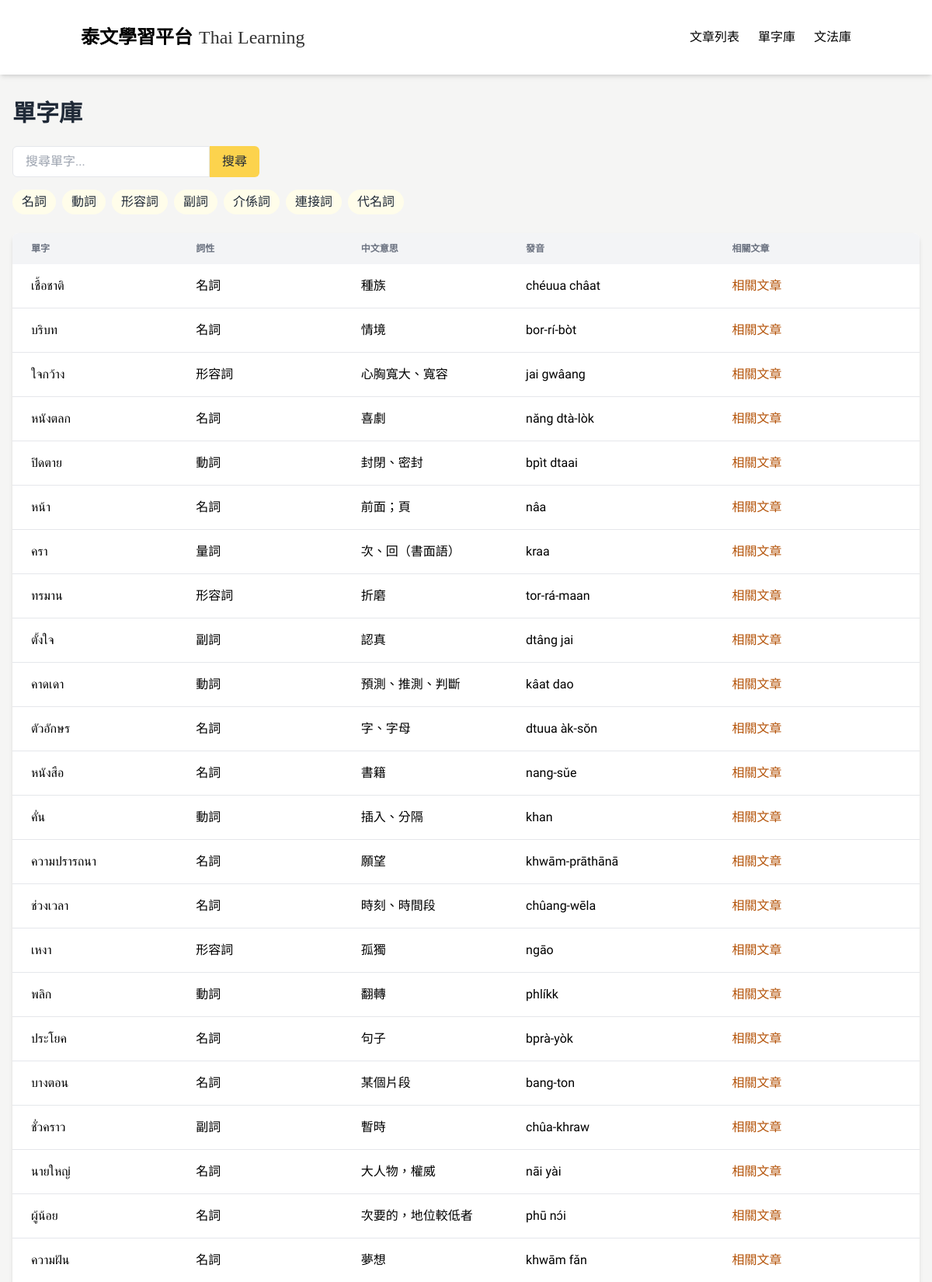
Screenshot of /vocabulary (upper part) with the database file from the repository.
### tables this page shows
CREATE TABLE Word (
            id INTEGER PRIMARY KEY AUTOINCREMENT,
            thai TEXT,
            chinese TEXT,
            type TEXT,
            pronunciation TEXT,
            articleId INTEGER,
            createdAt TEXT,
            updatedAt TEXT
        );

### app_sqlite.py (the view)
@app.route('/vocabulary')
def vocabulary():
    conn = get_db_connection()
    words = conn.execute("""
        SELECT DISTINCT Word.*
        FROM Word
        JOIN WordArticle ON Word.id = WordArticle.wordId
        JOIN Article ON WordArticle.articleId = Article.id
        WHERE Article.status = 'published'
        ORDER BY Word.createdAt DESC
    """).fetchall()
    conn.close()
    return render_template('vocabulary_adjust.html', words=words)

### app_sqlite.py (called while the page is built)
def get_db_connection():
    base_path = os.path.dirname(os.path.abspath(__file__))
    db_path = os.path.join(base_path, 'data.db')
    conn = sqlite3.connect(db_path)  # SQLite 檔名
    conn.row_factory = sqlite3.Row     # 讓取出的資料像字典一樣操作
    return conn

### templates/vocabulary_adjust.html (shortened to what this page needs)
<!DOCTYPE html>
<html lang="zh-TW">
<head>
  <script src="https://cdn.tailwindcss.com"></script>
</head>
<body>
  <nav class="bg-white shadow-md sticky top-0 z-50">
    <div class="container mx-auto px-4 py-4">
      <div class="flex justify-between items-center py-4">
        <div class="flex items-center space-x-2">
          <a href="/" class="flex items-end space-x-2">
            <span class="nav-title text-2xl font-bold text-black">泰文學習平台</span>
            <span class="nav-subtitle text-2xl text-black/80 self-end">Thai Learning</span>
          </a>
        </div>
        <div class="hidden md:flex space-x-6">
          <a href="/" class="tab-btn active-tab text-black hover:text-gray-700" data-tab="articles">文章列表</a>
          <a href="/vocabulary" class="text-black hover:text-gray-700">單字庫</a>
          <a href="/grammar" class="text-black hover:text-gray-700">文法庫</a>
        </div>
      </div>
    </div>
  </nav>
  <div class="px-4 py-8">
  <h1 class="text-3xl font-bold mb-6 text-gray-800">單字庫</h1>
  <div class="mb-6">
    <div class="flex mb-4">
      <input id="vocabulary-search" type="text" placeholder="搜尋單字..." class="border rounded-l-md px-4" />
      <button class="bg-[#FCD34D] hover:bg-[#FBBF24] text-[#1F2937] hover:text-white px-4 py-2 rounded-r-md transition-colors">搜尋</button>
    </div>
    <div class="flex flex-wrap gap-2 mb-4">
      <button class="px-3 py-1 bg-[#FFFDEA] text-[#1F2937] rounded-full hover:bg-[#FBBF24]" data-type="名詞">名詞</button>
      <button class="px-3 py-1 bg-[#FFFDEA] text-[#1F2937] rounded-full hover:bg-[#FBBF24]" data-type="動詞">動詞</button>
      <button class="px-3 py-1 bg-[#FFFDEA] text-[#1F2937] rounded-full hover:bg-[#FBBF24]" data-type="形容詞">形容詞</button>
      <button class="px-3 py-1 bg-[#FFFDEA] text-[#1F2937] rounded-full hover:bg-[#FBBF24]" data-type="副詞">副詞</button>
      <button class="px-3 py-1 bg-[#FFFDEA] text-[#1F2937] rounded-full hover:bg-[#FBBF24]" data-type="介係詞">介係詞</button>
      <button class="px-3 py-1 bg-[#FFFDEA] text-[#1F2937] rounded-full hover:bg-[#FBBF24]" data-type="連接詞">連接詞</button>
      <button class="px-3 py-1 bg-[#FFFDEA] text-[#1F2937] rounded-full hover:bg-[#FBBF24]" data-type="代名詞">代名詞</button>
    </div>
  </div>
  <div class="hidden md:block bg-white rounded-lg shadow-md overflow-x-auto">
    <table class="min-w-full w-full table-fixed">
      <thead class="bg-gray-100">
        <tr>
          <th class="px-6 py-3 text-left text-xs text-gray-500 uppercase w-1/5">單字</th>
          <th class="px-6 py-3 text-left text-xs text-gray-500 uppercase w-1/5">詞性</th>
          <th class="px-6 py-3 text-left text-xs text-gray-500 uppercase w-1/5">中文意思</th>
          <th class="px-6 py-3 text-left text-xs text-gray-500 uppercase w-1/4">發音</th>
          <th class="px-6 py-3 text-left text-xs text-gray-500 uppercase w-1/4">相關文章</th>
        </tr>
      </thead>
      <tbody class="divide-y divide-gray-200">
        {% for word in words %}
        <tr class="hover:bg-gray-50 vocabulary-row" data-type="{{ word.type }}">
          <td class="px-6 py-4 whitespace-nowrap thai-text">{{ word.thai }}</td>
          <td class="px-6 py-4 whitespace-nowrap">{{ word.type }}</td>
          <td class="px-6 py-4 whitespace-nowrap">{{ word.chinese }}</td>
          <td class="px-6 py-4 whitespace-nowrap">{{ word.pronunciation }}</td>
          <td class="px-6 py-4 whitespace-nowrap">
            <a href="/word/{{ word.id }}" class="text-[#B45309] hover:underline">相關文章</a>
          </td>
        </tr>
        {% endfor %}
      </tbody>
    </table>
  </div>
</body>
</html>

### templates/vocabulary_adjust.html (style rules this page uses)
:root { --main-color: #FCD34D; --main-color-hover: #FBBF24; --main-color-light: #FFFDEA; --main-color-light-hover: #FEF3C7; --main-color-bg: #ffffff; --main-color-dark: #1F2937; --main-color-darker: #111827; }
body { font-family: 'Noto Sans TC', 'Sarabun', sans-serif; background-color: #F5F5F4; }
.thai-text { font-family: 'Sarabun', sans-serif; }
.nav-title { font-family: 'Jin Xuan', '金萱體', 'Noto Sans TC', sans-serif; font-weight: bold; }
.nav-subtitle { font-family: 'Times New Roman', serif; font-size: 1.5rem; line-height: 2rem; }

### rows the page displays
Word: thai "เชื้อชาติ", type "名詞", chinese "種族", pronunciation "chéuua châat"
Word: thai "บริบท", type "名詞", chinese "情境", pronunciation "bor-rí-bòt"
Word: thai "ใจกว้าง", type "形容詞", chinese "心胸寬大、寬容", pronunciation "jai gwâang"
Word: thai "หนังตลก", type "名詞", chinese "喜劇", pronunciation "năng dtà-lòk"
Word: thai "ปิดตาย", type "動詞", chinese "封閉、密封", pronunciation "bpìt dtaai"
Word: thai "หน้า", type "名詞", chinese "前面；頁", pronunciation "nâa"
Word: thai "ครา", type "量詞", chinese "次、回（書面語）", pronunciation "kraa"
Word: thai "ทรมาน", type "形容詞", chinese "折磨", pronunciation "tor-rá-maan"
Word: thai "ตั้งใจ", type "副詞", chinese "認真", pronunciation "dtâng jai"
Word: thai "คาดเดา", type "動詞", chinese "預測、推測、判斷", pronunciation "kâat dao"
Word: thai "ตัวอักษร", type "名詞", chinese "字、字母", pronunciation "dtuua àk-sŏn"
Word: thai "หนังสือ", type "名詞", chinese "書籍", pronunciation "nang-sǔe"
Word: thai "คั่น", type "動詞", chinese "插入、分隔", pronunciation "khan"
Word: thai "ความปรารถนา", type "名詞", chinese "願望", pronunciation "khwām-prāthānā"
Word: thai "ช่วงเวลา", type "名詞", chinese "時刻、時間段", pronunciation "chûang-wēla"
Word: thai "เหงา", type "形容詞", chinese "孤獨", pronunciation "ngāo"
Word: thai "พลิก", type "動詞", chinese "翻轉", pronunciation "phlíkk"
Word: thai "ประโยค", type "名詞", chinese "句子", pronunciation "bprà-yòk"
Word: thai "บางตอน", type "名詞", chinese "某個片段", pronunciation "bang-ton"
Word: thai "ชั่วคราว", type "副詞", chinese "暫時", pronunciation "chûa-khraw"
Word: thai "นายใหญ่", type "名詞", chinese "大人物，權威", pronunciation "nāi yài"
Word: thai "ผู้น้อย", type "名詞", chinese "次要的，地位較低者", pronunciation "phū nɔ́i"
Word: thai "ความฝัน", type "名詞", chinese "夢想", pronunciation "khwām fǎn"
